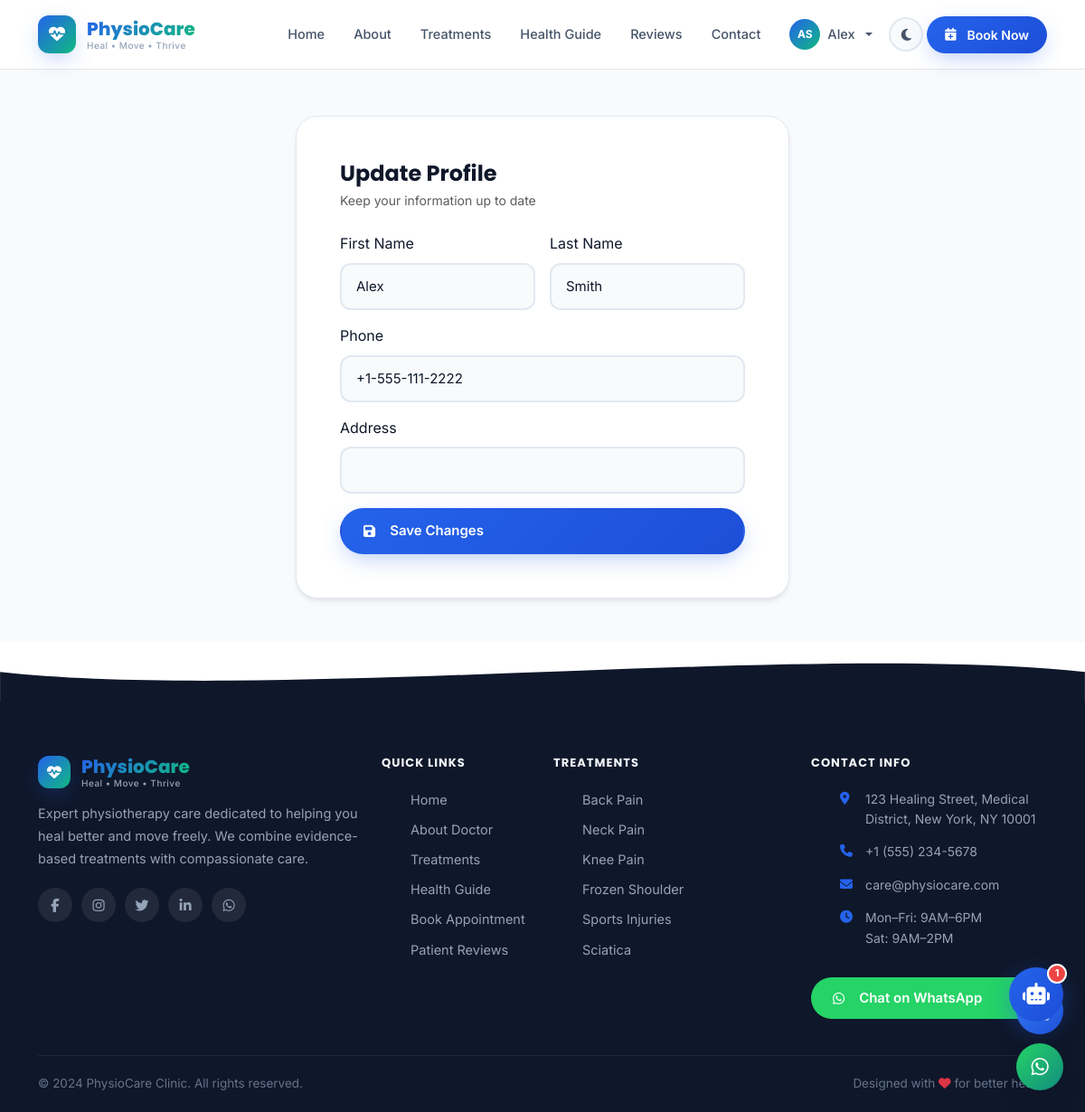
The page /auth/profile (signed in) on the database its author committed.
### app/models.py (models this page shows, shortened)
class User(db.Model, UserMixin):
    __tablename__ = 'users'
    id = db.Column(db.Integer, primary_key=True)
    username = db.Column(db.String(64), unique=True, nullable=False)
    email = db.Column(db.String(120), unique=True, nullable=False)
    password_hash = db.Column(db.String(256))
    role = db.Column(db.String(20), default='patient')  # admin, doctor, patient
    first_name = db.Column(db.String(64))
    last_name = db.Column(db.String(64))
    phone = db.Column(db.String(20))
    date_of_birth = db.Column(db.Date)
    address = db.Column(db.String(256))
    medical_history = db.Column(db.Text)
    profile_image = db.Column(db.String(256))
    is_active = db.Column(db.Boolean, default=True)
    created_at = db.Column(db.DateTime, default=datetime.utcnow)
    last_login = db.Column(db.DateTime)
    appointments = db.relationship('Appointment', backref='patient', lazy='dynamic',
                                   foreign_keys='Appointment.user_id')
    chat_histories = db.relationship('ChatHistory', backref='user', lazy='dynamic')

### app/routes/auth.py (the view, shortened to what this page needs)
@auth.route('/profile', methods=['GET', 'POST'])
@login_required
def profile():
    return render_template('auth/profile.html', config=current_app.config)

### app/models.py (called while the page is built)
@login_manager.user_loader
def load_user(user_id):
    return User.query.get(int(user_id))

### app/templates/auth/profile.html (shortened to what this page needs)
{% extends "base.html" %}
{% block content %}
<div style="padding-top:80px;min-height:80vh;background:var(--bg-secondary);">
  <div class="container py-5">
    <div class="row justify-content-center">
      <div class="col-lg-6">
        <div class="card-premium p-5">
          <h4 class="mb-1">Update Profile</h4>
          <p class="text-muted mb-4" style="font-size:14px;">Keep your information up to date</p>
          <form method="POST" action="{{ url_for('auth.profile') }}">
            <div class="row g-3">
              <div class="col-6">
                <label class="form-floating-custom form-label">First Name</label>
                <input type="text" name="first_name" class="form-control-custom" value="{{ current_user.first_name or '' }}">
              </div>
              <div class="col-6">
                <label class="form-floating-custom form-label">Last Name</label>
                <input type="text" name="last_name" class="form-control-custom" value="{{ current_user.last_name or '' }}">
              </div>
              <div class="col-12">
                <label class="form-floating-custom form-label">Phone</label>
                <input type="tel" name="phone" class="form-control-custom" value="{{ current_user.phone or '' }}">
              </div>
              <div class="col-12">
                <label class="form-floating-custom form-label">Address</label>
                <input type="text" name="address" class="form-control-custom" value="{{ current_user.address or '' }}">
              </div>
              <div class="col-12">
                <button type="submit" class="btn btn-primary w-100">
                  <i class="fas fa-save me-2"></i>Save Changes
                </button>
              </div>
            </div>
          </form>
        </div>
      </div>
    </div>
  </div>
</div>
{% endblock %}

### app/templates/base.html (shortened to what this page needs)
<!DOCTYPE html>
<html lang="en" data-theme="light">
<head>
    <link href="https://cdn.jsdelivr.net/npm/bootstrap@5.3.2/dist/css/bootstrap.min.css" rel="stylesheet">
    <link rel="stylesheet" href="https://cdnjs.cloudflare.com/ajax/libs/font-awesome/6.5.1/css/all.min.css">
    <link href="https://unpkg.com/aos@2.3.1/dist/aos.css" rel="stylesheet">
    <link rel="stylesheet" href="{{ url_for('static', filename='css/style.css') }}">
</head>
<body>
<nav class="navbar navbar-expand-lg fixed-top" id="mainNav">
    <div class="container">
        <a class="navbar-brand" href="{{ url_for('main.index') }}">
            <div class="brand-logo">
                <div class="brand-icon">
                    <i class="fas fa-heartbeat"></i>
                </div>
                <div class="brand-text">
                    <span class="brand-name">PhysioCare</span>
                    <span class="brand-tagline">Heal • Move • Thrive</span>
                </div>
            </div>
        </a>
        <div class="collapse navbar-collapse" id="navbarNav">
            <ul class="navbar-nav ms-auto align-items-lg-center gap-lg-1">
                <li class="nav-item">
                    <a class="nav-link {% if request.endpoint == 'main.index' %}active{% endif %}" href="{{ url_for('main.index') }}">Home</a>
                </li>
                <li class="nav-item">
                    <a class="nav-link {% if request.endpoint == 'main.about' %}active{% endif %}" href="{{ url_for('main.about') }}">About</a>
                </li>
                <li class="nav-item">
                    <a class="nav-link {% if 'treatment' in request.endpoint %}active{% endif %}" href="{{ url_for('main.treatments') }}">Treatments</a>
                </li>
                <li class="nav-item">
                    <a class="nav-link {% if request.endpoint == 'main.health_guidance' %}active{% endif %}" href="{{ url_for('main.health_guidance') }}">Health Guide</a>
                </li>
                <li class="nav-item">
                    <a class="nav-link {% if request.endpoint == 'main.testimonials' %}active{% endif %}" href="{{ url_for('main.testimonials') }}">Reviews</a>
                </li>
                <li class="nav-item">
                    <a class="nav-link {% if request.endpoint == 'main.contact' %}active{% endif %}" href="{{ url_for('main.contact') }}">Contact</a>
                </li>
                {% if current_user.is_authenticated %}
                    <li class="nav-item dropdown">
                        <a class="nav-link dropdown-toggle user-menu" href="#" data-bs-toggle="dropdown">
                            <div class="user-avatar">{{ current_user.first_name[0] }}{{ current_user.last_name[0] if current_user.last_name else '' }}</div>
                            {{ current_user.first_name }}
                        </a>
                    </li>
                {% else %}
                    <li class="nav-item">
                        <a class="nav-link" href="{{ url_for('auth.login') }}">Login</a>
                    </li>
                {% endif %}
                <li class="nav-item">
                    <button class="theme-toggle" id="themeToggle" title="Toggle dark mode">
                        <i class="fas fa-moon" id="themeIcon"></i>
                    </button>
                </li>
                <li class="nav-item">
                    <a class="btn btn-primary nav-cta" href="{{ url_for('appointments.book') }}">
                        <i class="fas fa-calendar-plus me-1"></i> Book Now
                    </a>
                </li>
            </ul>
        </div>
    </div>
</nav>
<main>
    {% block content %}{% endblock %}
</main>
<footer class="footer">
    <div class="footer-wave">
        <svg viewBox="0 0 1440 80" fill="none" xmlns="http://www.w3.org/2000/svg">
            <path d="M0,40 C360,80 1080,0 1440,40 L1440,80 L0,80 Z" fill="var(--footer-bg)"/>
        </svg>
    </div>
    <div class="footer-body">
        <div class="container">
            <div class="row g-4">
                <div class="col-lg-4">
                    <div class="footer-brand">
                        <div class="brand-logo mb-3">
                            <div class="brand-icon brand-icon-sm">
                                <i class="fas fa-heartbeat"></i>
                            </div>
                            <div class="brand-text">
                                <span class="brand-name">PhysioCare</span>
                                <span class="brand-tagline">Heal • Move • Thrive</span>
                            </div>
                        </div>
                        <p class="footer-desc">Expert physiotherapy care dedicated to helping you heal better and move freely. We combine evidence-based treatments with compassionate care.</p>
                        <div class="social-links">
                            <a href="#" class="social-link" aria-label="Facebook"><i class="fab fa-facebook-f"></i></a>
                            <a href="#" class="social-link" aria-label="Instagram"><i class="fab fa-instagram"></i></a>
                            <a href="#" class="social-link" aria-label="Twitter"><i class="fab fa-twitter"></i></a>
                            <a href="#" class="social-link" aria-label="LinkedIn"><i class="fab fa-linkedin-in"></i></a>
                            <a href="https://wa.me/{{ config.WHATSAPP_NUMBER }}" class="social-link social-wa" aria-label="WhatsApp">
                                <i class="fab fa-whatsapp"></i>
                            </a>
                        </div>
                    </div>
                </div>
                <div class="col-lg-2 col-md-4">
                    <h6 class="footer-heading">Quick Links</h6>
                    <ul class="footer-links">
                        <li><a href="{{ url_for('main.index') }}">Home</a></li>
                        <li><a href="{{ url_for('main.about') }}">About Doctor</a></li>
                        <li><a href="{{ url_for('main.treatments') }}">Treatments</a></li>
                        <li><a href="{{ url_for('main.health_guidance') }}">Health Guide</a></li>
                        <li><a href="{{ url_for('appointments.book') }}">Book Appointment</a></li>
                        <li><a href="{{ url_for('main.testimonials') }}">Patient Reviews</a></li>
                    </ul>
                </div>
                <div class="col-lg-3 col-md-4">
                    <h6 class="footer-heading">Treatments</h6>
                    <ul class="footer-links">
                        <li><a href="{{ url_for('main.treatment_detail', slug='back-pain-relief') }}">Back Pain</a></li>
                        <li><a href="{{ url_for('main.treatment_detail', slug='neck-pain-treatment') }}">Neck Pain</a></li>
                        <li><a href="{{ url_for('main.treatment_detail', slug='knee-pain-rehabilitation') }}">Knee Pain</a></li>
                        <li><a href="{{ url_for('main.treatment_detail', slug='frozen-shoulder') }}">Frozen Shoulder</a></li>
                        <li><a href="{{ url_for('main.treatment_detail', slug='sports-injury-rehabilitation') }}">Sports Injuries</a></li>
                        <li><a href="{{ url_for('main.treatment_detail', slug='sciatica-treatment') }}">Sciatica</a></li>
                    </ul>
                </div>
                <div class="col-lg-3 col-md-4">
                    <h6 class="footer-heading">Contact Info</h6>
                    <ul class="footer-contact">
                        <li>
                            <i class="fas fa-map-marker-alt"></i>
                            <span>{{ config.CLINIC_ADDRESS }}</span>
                        </li>
                        <li>
                            <i class="fas fa-phone"></i>
                            <a href="tel:{{ config.CLINIC_PHONE }}">{{ config.CLINIC_PHONE }}</a>
                        </li>
                        <li>
                            <i class="fas fa-envelope"></i>
                            <a href="mailto:{{ config.CLINIC_EMAIL }}">{{ config.CLINIC_EMAIL }}</a>
                        </li>
                        <li>
                            <i class="fas fa-clock"></i>
                            <span>Mon–Fri: 9AM–6PM<br>Sat: 9AM–2PM</span>
                        </li>
                    </ul>
                    <a href="https://wa.me/{{ config.WHATSAPP_NUMBER }}?text=Hello%20PhysioCare%2C%20I%20need%20help"
                       class="btn btn-wa w-100 mt-3" target="_blank">
                        <i class="fab fa-whatsapp me-2"></i>Chat on WhatsApp
                    </a>
                </div>
            </div>
            <div class="footer-bottom">
                <div class="row align-items-center">
                    <div class="col-md-6">
                        <p class="footer-copy">© 2024 {{ config.CLINIC_NAME }}. All rights reserved.</p>
                    </div>
                    <div class="col-md-6 text-md-end">
                        <p class="footer-copy">Designed with <i class="fas fa-heart text-danger"></i> for better health</p>
                    </div>
                </div>
            </div>
        </div>
    </div>
</footer>
<div class="chatbot-wrapper" id="chatbotWrapper">
    <div class="chatbot-bubble" id="chatbotBubble" onclick="toggleChatbot()">
        <div class="chatbot-icon">
            <i class="fas fa-robot" id="chatbotOpenIcon"></i>
        </div>
        <div class="chatbot-badge" id="chatbotBadge">1</div>
    </div>
</div>
<div class="floating-actions">
    <a href="tel:{{ config.CLINIC_PHONE }}" class="fab-btn fab-call" title="Call Us">
        <i class="fas fa-phone"></i>
    </a>
    <a href="https://wa.me/{{ config.WHATSAPP_NUMBER }}?text=Hello%20PhysioCare" target="_blank"
       class="fab-btn fab-whatsapp" title="WhatsApp">
        <i class="fab fa-whatsapp"></i>
    </a>
</div>
</body>
</html>

### rows shown on the page
User: first_name "A", last_name "S", first_name "Alex", last_name "Smith", phone "+1-555-111-2222"

### other values the page prints
{{ config.CLINIC_ADDRESS }} "123 Healing Street, Medical District, New York, NY 10001"
{{ config.CLINIC_PHONE }} "+1 (555) 234-5678"
{{ config.CLINIC_EMAIL }} "care@physiocare.com"
{{ config.CLINIC_NAME }} "PhysioCare Clinic"
